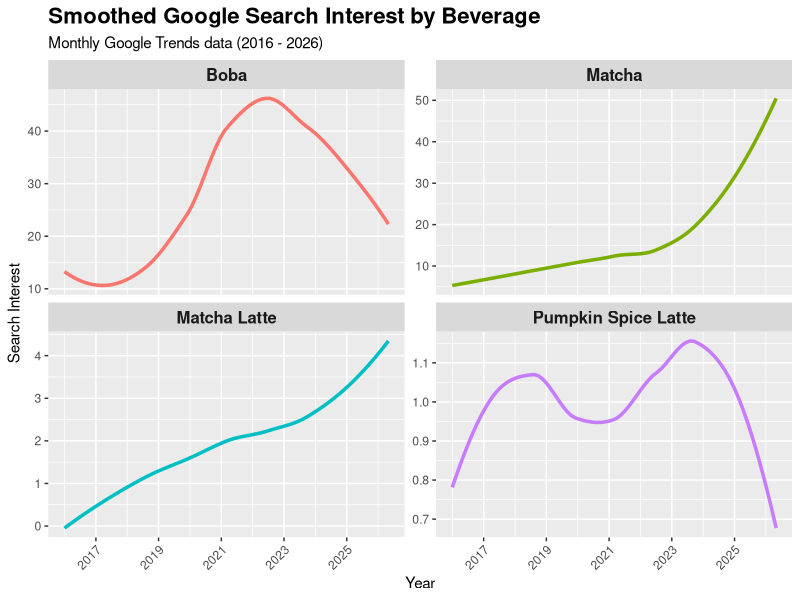
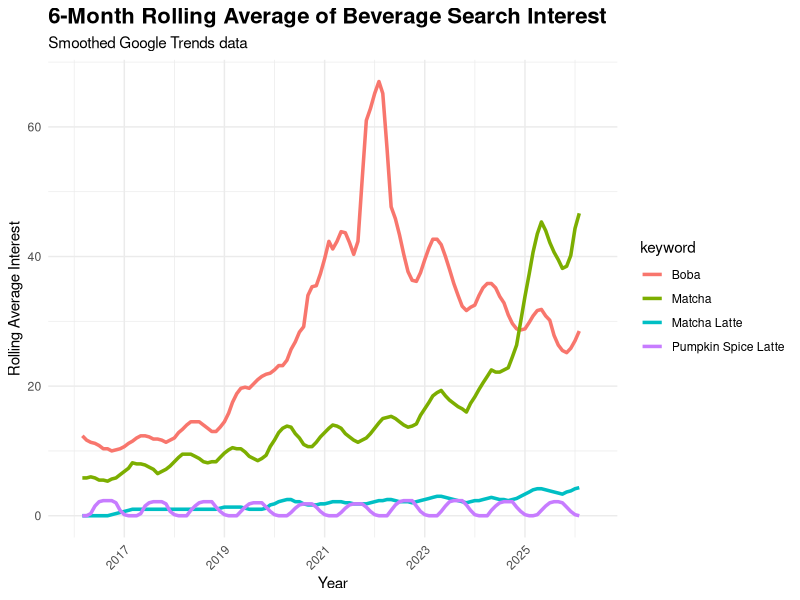
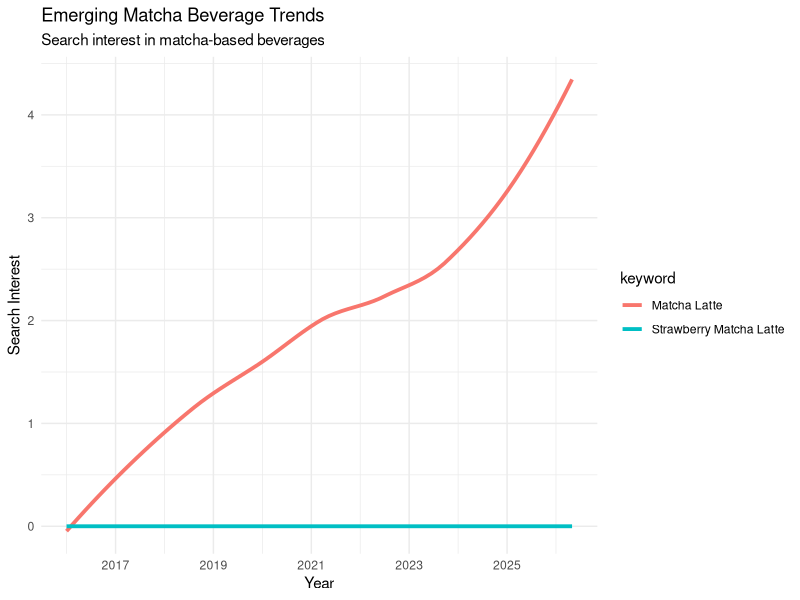

The R source for these figures, in order: (Note: this script raises an error after producing the figures.)
library(tidyverse)
library(dplyr)
library(skimr)
library(ggplot2)
library(zoo)


# CSV files to dataframes
matcha_df <- read_csv("data/clean/clean_time_series_US.csv")
ml_df <- read_csv("data/clean/clean_time_series_US_1.csv")
strawberry_ml_df <- read_csv("data/clean/clean_time_series_US_2.csv")
boba_df <- read_csv("data/clean/clean_time_series_US_3.csv")
psl_df <- read_csv("data/clean/clean_time_series_US_4.csv")
all_df <- read_csv("data/clean/clean_time_series_US_5.csv")


# Convert to tidy format
tidy_df <- all_df |>
  pivot_longer(
    cols = c(matcha, matcha_latte, strawberry_ml, boba, psl),
    names_to = "keyword",
    values_to = "interest"
  )

# Rename keywords values
tidy_df <- tidy_df |>
  mutate(
    keyword = recode(
      keyword,
      matcha = "Matcha",
      matcha_latte = "Matcha Latte",
      strawberry_ml = "Strawberry Matcha Latte",
      boba = "Boba",
      psl = "Pumpkin Spice Latte"
    )
  )



# Filter time to start at 2016 and remove Strawberry Matcha Latte
trends_recent <- tidy_df |>
  filter(time >= as.Date("2016-01-01"), keyword != "Strawberry Matcha Latte")

# Faceted Line Plot
ggplot(trends_recent, aes(x = time, y = interest, color = keyword)) +
  geom_smooth(method = "loess", se = FALSE, linewidth = 1.2) + 
  scale_x_date(date_breaks = "2 years", date_labels = "%Y") + 
  facet_wrap(~keyword, scales = "free_y") + 
  labs(
    title = "Smoothed Google Search Interest by Beverage", 
    subtitle = "Monthly Google Trends data (2016 - 2026)",
    x = "Year", 
    y = "Search Interest") + 
  theme(
    legend.position = "none", 
    strip.text = element_text(size = 12, face = "bold"),
    axis.text.x = element_text(angle = 45, hjust = 1),
    plot.title = element_text(face = "bold", size = 16)) 


  
# Rolling Average Line plot
rol_avg <- trends_recent |>
  group_by(keyword) |>
  arrange(time) |>
  mutate(rolling_avg = rollmean(interest, k = 6, fill = NA))

ggplot(rol_avg, aes(x = time, y = rolling_avg, color = keyword)) +
  geom_line(linewidth = 1.2) +
  scale_x_date(date_breaks = "2 years", date_labels = "%Y") + 
  labs(
    title = "6-Month Rolling Average of Beverage Search Interest",
    subtitle = "Smoothed Google Trends data",
    x = "Year",
    y = "Rolling Average Interest") + 
  theme_minimal() + 
  theme(
    axis.text.x = element_text(angle = 45, hjust = 1),
    plot.title = element_text(face = "bold", size = 16)
  )



# Matcha (Umbrella term) and Matcha Drinks 
matcha_beverages <- tidy_df %>%
  filter( keyword %in% c(
      "Matcha Latte",
      "Strawberry Matcha Latte"
    ),
    time >= as.Date("2016-01-01"))

ggplot(matcha_beverages, aes(x = time, y = interest, color = keyword)) +
  geom_smooth( method = "loess", se = FALSE, linewidth = 1.3) +
  scale_x_date( date_breaks = "2 years", date_labels = "%Y") +
  labs(
    title = "Emerging Matcha Beverage Trends",
    subtitle = "Search interest in matcha-based beverages",
    x = "Year",
    y = "Search Interest") +
  theme_minimal()

matcha_beverages_plot


# Monthly Average Seasonal Plot
monthly_avg <- tidy_df |>
  mutate(month = month(time, label = TRUE)) |>
  group_by(keyword, month) |>
  summarise(avg_interest = mean(interest))

ggplot(monthly_avg, aes(x = month, y = avg_interest, color = keyword, group = keyword)) +
  geom_line(linewidth = 1.2) +
  geom_point() +
  labs(
    title = "Average Monthly Search Interest",
    x = "Month",
    y = "Average Interest") + 
  theme_minimal()



# Growth Rate Plot
growth_df <- tidy_df |>
  group_by(keyword) |>
  arrange(time) |>
  mutate(pct_change = ((interest / lag(interest)) - 1) * 100)

ggplot(growth_df, aes(x = time, y = pct_change, color = keyword)) +
  geom_smooth(se = FALSE) +
  labs(
    title = "Search Interest Growth Rates",
    y = "Percent Change") +
  theme_minimal()
